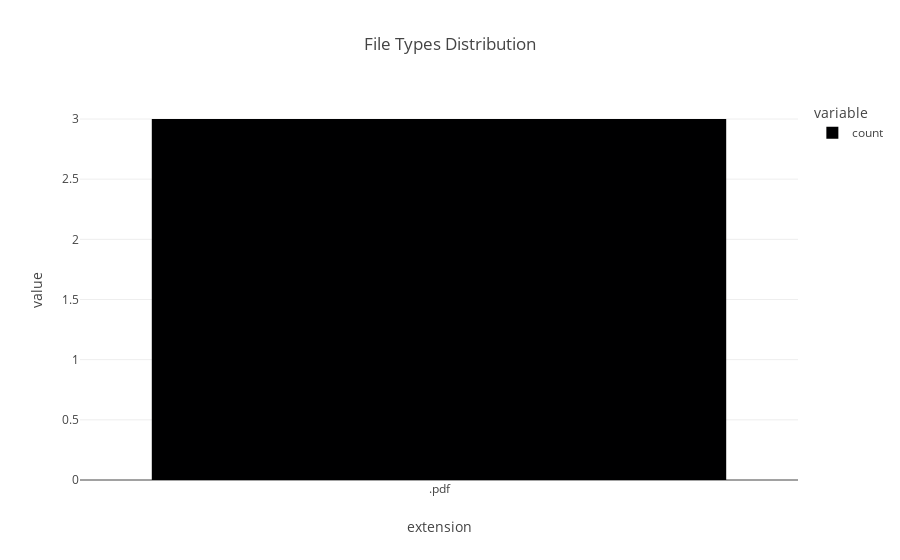

Here is the notebook cell this chart was saved with:
### Code cell
# Basic Analysis: File Extensions
if df is not None:
    # Extract extension
    df['extension'] = df['filename'].apply(lambda x: os.path.splitext(x)[1].lower() if os.path.splitext(x)[1] else 'No Ext')
    
    # Count extensions
    ext_counts = df['extension'].value_counts()
    print("\nFile Extension Counts:")
    print(ext_counts)
    
    # Plot
    try:
        import plotly.express as px
        fig = px.bar(ext_counts, title="File Types Distribution")
        fig.show()
    except ImportError:
        print("Plotly not installed, skipping plot.")

### Figure 1 — Plotly figure (JSON) as saved in the notebook; plotly's stock layout.template omitted (floating-point values rounded to 4 significant figures)
{"data": [{"hovertemplate": "variable=count<br>extension=%{x}<br>value=%{y}<extra></extra>", "legendgroup": "count", "marker": {"color": "#000001", "pattern": {"shape": ""}}, "name": "count", "orientation": "v", "showlegend": true, "textposition": "auto", "type": "bar", "x": [".pdf"], "xaxis": "x", "y": [3], "yaxis": "y"}], "layout": {"barmode": "relative", "legend": {"title": {"text": "variable"}, "tracegroupgap": 0}, "title": {"text": "File Types Distribution"}, "xaxis": {"anchor": "y", "domain": [0, 1], "title": {"text": "extension"}}, "yaxis": {"anchor": "x", "domain": [0, 1], "title": {"text": "value"}}}}
